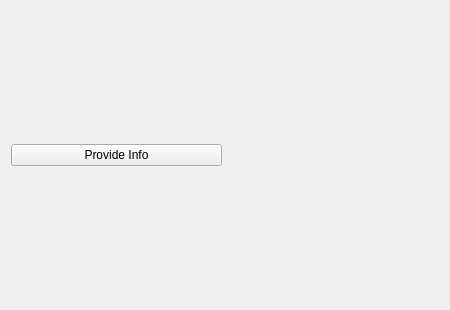
<?xml version="1.0" encoding="UTF-8"?>
<ui version="4.0">
 <class>Widget</class>
 <widget class="QWidget" name="Widget">
  <property name="geometry">
   <rect>
    <x>0</x>
    <y>0</y>
    <width>450</width>
    <height>310</height>
   </rect>
  </property>
  <property name="windowTitle">
   <string>Widget</string>
  </property>
  <layout class="QHBoxLayout" name="horizontalLayout_2">
   <item>
    <layout class="QHBoxLayout" name="horizontalLayout">
     <item>
      <widget class="QPushButton" name="provideInfoButton">
       <property name="text">
        <string>Provide Info</string>
       </property>
      </widget>
     </item>
     <item>
      <widget class="QLabel" name="infoLabel">
       <property name="text">
        <string/>
       </property>
      </widget>
     </item>
    </layout>
   </item>
  </layout>
 </widget>
 <resources/>
 <connections/>
</ui>
